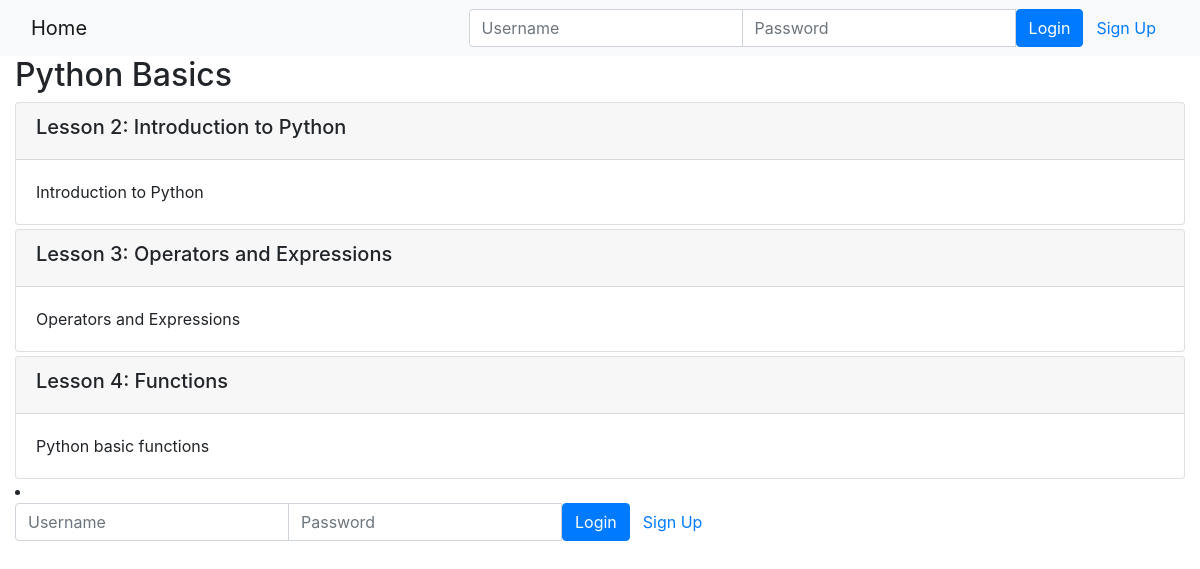
The page /onlinecourse/2/ on the database its author committed.
### onlinecourse/models.py (models this page shows, shortened)
class Course(models.Model):
    name = models.CharField(null=False, max_length=30, default='online course')
    image = models.ImageField(upload_to='course_images/')
    description = models.CharField(max_length=1000)
    pub_date = models.DateField(null=True)
    instructors = models.ManyToManyField(Instructor)
    users = models.ManyToManyField(settings.AUTH_USER_MODEL, through='Enrollment')
    total_enrollment = models.IntegerField(default=0)
    is_enrolled = False

class Lesson(models.Model):
    title = models.CharField(max_length=200, default="title")
    order = models.IntegerField(default=0)
    course = models.ForeignKey(Course, on_delete=models.CASCADE)
    content = models.TextField()

### onlinecourse/views.py (the view)
# urls.py: path('<int:pk>/', views.CourseDetailView.as_view(), name='course_details'),
class CourseDetailView(generic.DetailView):
    model = Course
    template_name = 'onlinecourse/course_detail_bootstrap.html'

### onlinecourse/templates/onlinecourse/course_detail_bootstrap.html (shortened to what this page needs)
<!DOCTYPE html>
<html lang="en">
<head>
     {% load static %}
    <link rel="stylesheet" href="https://maxcdn.bootstrapcdn.com/bootstrap/4.5.2/css/bootstrap.min.css">
</head>
<body>
    <nav class="navbar navbar-light bg-light">
        <div class="container-fluid">
            <div class="navbar-header">
                  <a class="navbar-brand" href="{% url 'onlinecourse:index' %}">Home</a>
            </div>
            <ul class="nav navbar-nav navbar-right">
                {% if user.is_authenticated %}
                <li>
                    <a class="btn btn-link" href="#">{{ user.first_name }}({{ user.username }})</a>
                    <a class="btn btn-link" href="{% url 'onlinecourse:logout' %}">Logout</a>
                </li>
                {% else %}
                <li>
                    <form class="form-inline" action="{% url 'onlinecourse:login' %}" method="post">
                        <div class="input-group">
                            <input type="text" class="form-control" placeholder="Username" name="username" >
                            <input type="password" class="form-control" placeholder="Password" name="psw" >
                            <button class="btn btn-primary" type="submit">Login</button>
                            <a class="btn btn-link" href="{% url 'onlinecourse:registration' %}">Sign Up</a>
                        </div>
                    </form>
                </li>
                {% endif %}
            </ul>
        </div>
    </nav>
    <div class="container-fluid">
            <h2>{{ course.name }}</h2>
            <div class="card-columns-vertical">
                {% for lesson in course.lesson_set.all %}
                    <div class="card mt-1">
                        <div class="card-header"><h5>Lesson {{lesson.order|add:1}}: {{lesson.title}}</h5></div>
                        <div class="card-body">{{lesson.content}}</div>
                    </div>
                {% endfor %}
            </div>
            {% if user.is_authenticated %}
            <br>
            <button class="btn btn-primary btn-block" data-toggle="collapse" data-target="#exam">Start Exam</button>
            <br>
            <div id="exam" class="collapse">
                <form id="questionform" action="{% url 'onlinecourse:submit' course.id %}" method="post">
                    {% for lesson in course.lesson_set.all %}
                    {% for question in lesson.question_set.all %}
                    <div class="card mt-1">
                        <div class="card-header"><h5>{{ question.text}}</h5></div>
                        {% csrf_token %}
                        <div class="form-group">
                            {% for choice in question.choice_set.all %}
                            <div class="form-check">
                                <label class="form-check-label">
                                    <input type="checkbox" name="choice_{{choice.id}}"
                                           class="form-check-input" id="{{choice.id}}"
                                           value="{{choice.id}}">{{ choice.text }}
                                </label>
                            </div>
                            {% endfor %}
                        </div>
                    </div>
                    {% endfor %}
                    {% endfor %}
                    <br>
                    <input class="btn btn-success btn-block" type="submit" value="Submit">
                    <br>
                </form>
                {% else %}
                    <li>
                        <form class="form-inline" action="{% url 'onlinecourse:login' %}" method="post">
                            <div class="input-group">
                                <input type="text" class="form-control" placeholder="Username" name="username" >
                                <input type="password" class="form-control" placeholder="Password" name="psw" >
                                <button class="btn btn-primary" type="submit">Login</button>
                                <a class="btn btn-link" href="{% url 'onlinecourse:registration' %}">Sign Up</a>
                            </div>
                        </form>
                    </li>
                {% endif %}
            </div>
</body>
</html>

### rows shown on the page
Course: name "Python Basics"
Lesson: order|add "2", title "Introduction to Python", content "Introduction to Python"
Lesson: order|add "3", title "Operators and Expressions", content "Operators and Expressions"
Lesson: order|add "4", title "Functions", content "Python basic functions"
